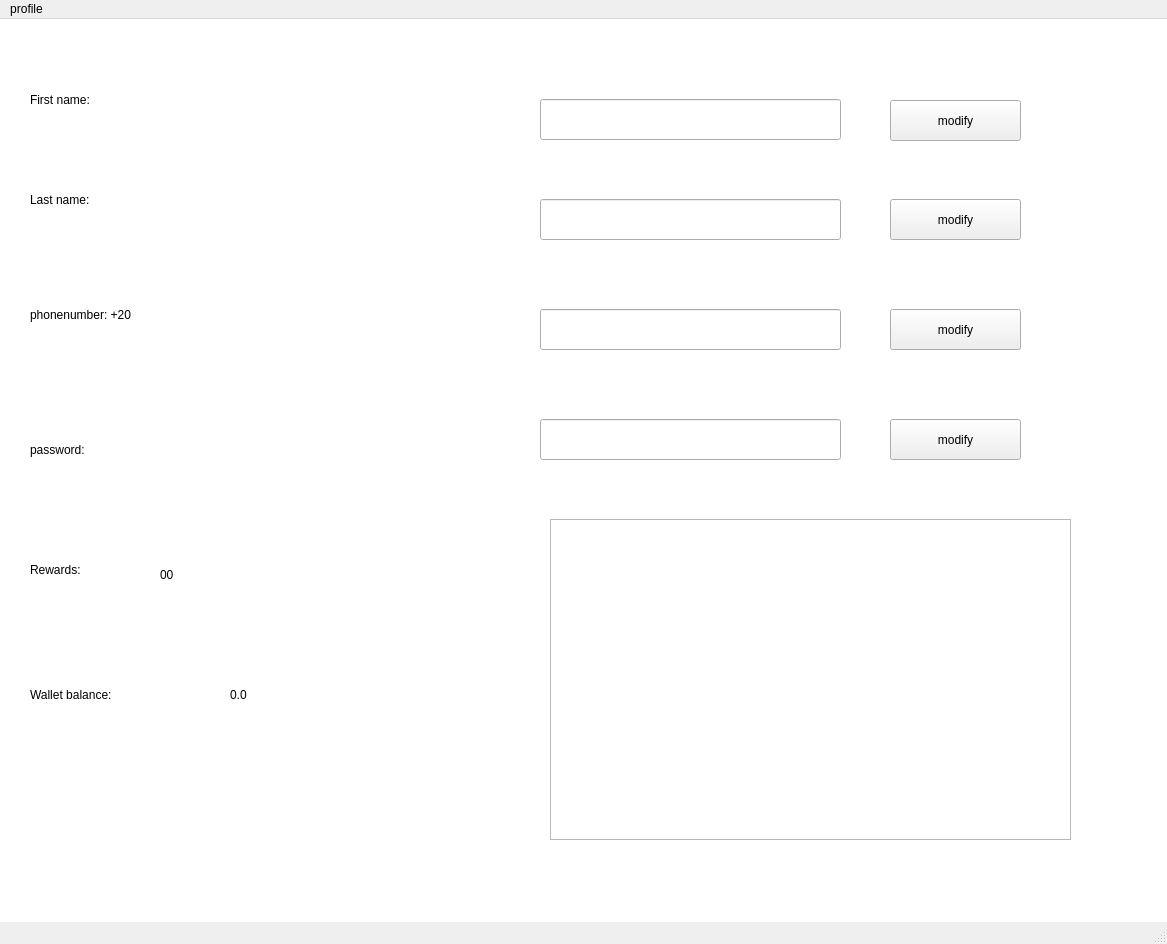
<?xml version="1.0" encoding="UTF-8"?>
<ui version="4.0">
 <class>modify_info</class>
 <widget class="QMainWindow" name="modify_info">
  <property name="geometry">
   <rect>
    <x>0</x>
    <y>0</y>
    <width>1167</width>
    <height>944</height>
   </rect>
  </property>
  <property name="windowTitle">
   <string>MainWindow</string>
  </property>
  <widget class="QWidget" name="centralwidget">
   <widget class="QGraphicsView" name="graphicsView">
    <property name="geometry">
     <rect>
      <x>-90</x>
      <y>-260</y>
      <width>1381</width>
      <height>1341</height>
     </rect>
    </property>
   </widget>
   <widget class="QLabel" name="label">
    <property name="geometry">
     <rect>
      <x>30</x>
      <y>50</y>
      <width>131</width>
      <height>61</height>
     </rect>
    </property>
    <property name="text">
     <string>First name:</string>
    </property>
   </widget>
   <widget class="QLabel" name="label_2">
    <property name="geometry">
     <rect>
      <x>30</x>
      <y>150</y>
      <width>141</width>
      <height>61</height>
     </rect>
    </property>
    <property name="text">
     <string>Last name:</string>
    </property>
   </widget>
   <widget class="QLabel" name="label_3">
    <property name="geometry">
     <rect>
      <x>30</x>
      <y>270</y>
      <width>261</width>
      <height>51</height>
     </rect>
    </property>
    <property name="text">
     <string>phonenumber: +20</string>
    </property>
   </widget>
   <widget class="QLabel" name="label_4">
    <property name="geometry">
     <rect>
      <x>30</x>
      <y>390</y>
      <width>141</width>
      <height>81</height>
     </rect>
    </property>
    <property name="text">
     <string>password:</string>
    </property>
   </widget>
   <widget class="QLineEdit" name="fname_new">
    <property name="geometry">
     <rect>
      <x>540</x>
      <y>80</y>
      <width>301</width>
      <height>41</height>
     </rect>
    </property>
   </widget>
   <widget class="QLineEdit" name="lname_new">
    <property name="geometry">
     <rect>
      <x>540</x>
      <y>180</y>
      <width>301</width>
      <height>41</height>
     </rect>
    </property>
   </widget>
   <widget class="QLineEdit" name="phone_new">
    <property name="geometry">
     <rect>
      <x>540</x>
      <y>290</y>
      <width>301</width>
      <height>41</height>
     </rect>
    </property>
   </widget>
   <widget class="QLineEdit" name="pass_new">
    <property name="geometry">
     <rect>
      <x>540</x>
      <y>400</y>
      <width>301</width>
      <height>41</height>
     </rect>
    </property>
   </widget>
   <widget class="QLabel" name="label_5">
    <property name="geometry">
     <rect>
      <x>30</x>
      <y>520</y>
      <width>111</width>
      <height>61</height>
     </rect>
    </property>
    <property name="text">
     <string>Rewards:</string>
    </property>
   </widget>
   <widget class="QLabel" name="rewards_output">
    <property name="geometry">
     <rect>
      <x>160</x>
      <y>530</y>
      <width>131</width>
      <height>51</height>
     </rect>
    </property>
    <property name="text">
     <string>00</string>
    </property>
   </widget>
   <widget class="QPushButton" name="modify_fname">
    <property name="geometry">
     <rect>
      <x>890</x>
      <y>81</y>
      <width>131</width>
      <height>41</height>
     </rect>
    </property>
    <property name="text">
     <string>modify</string>
    </property>
   </widget>
   <widget class="QPushButton" name="modify_lname">
    <property name="geometry">
     <rect>
      <x>890</x>
      <y>180</y>
      <width>131</width>
      <height>41</height>
     </rect>
    </property>
    <property name="text">
     <string>modify</string>
    </property>
   </widget>
   <widget class="QPushButton" name="modify_phone">
    <property name="geometry">
     <rect>
      <x>890</x>
      <y>290</y>
      <width>131</width>
      <height>41</height>
     </rect>
    </property>
    <property name="text">
     <string>modify</string>
    </property>
   </widget>
   <widget class="QPushButton" name="modify_pass">
    <property name="geometry">
     <rect>
      <x>890</x>
      <y>400</y>
      <width>131</width>
      <height>41</height>
     </rect>
    </property>
    <property name="text">
     <string>modify</string>
    </property>
   </widget>
   <widget class="QLabel" name="label_6">
    <property name="geometry">
     <rect>
      <x>30</x>
      <y>640</y>
      <width>181</width>
      <height>71</height>
     </rect>
    </property>
    <property name="text">
     <string>Wallet balance:</string>
    </property>
   </widget>
   <widget class="QLabel" name="walletbalance_output">
    <property name="geometry">
     <rect>
      <x>230</x>
      <y>640</y>
      <width>71</width>
      <height>71</height>
     </rect>
    </property>
    <property name="text">
     <string>0.0</string>
    </property>
   </widget>
   <widget class="QLabel" name="label_7">
    <property name="geometry">
     <rect>
      <x>550</x>
      <y>500</y>
      <width>521</width>
      <height>321</height>
     </rect>
    </property>
    <property name="frameShape">
     <enum>QFrame::StyledPanel</enum>
    </property>
    <property name="text">
     <string/>
    </property>
    <property name="pixmap">
     <pixmap>../intro to eng/31WJggtqtXL.jpg</pixmap>
    </property>
   </widget>
   <widget class="QPushButton" name="setcreditcard">
    <property name="geometry">
     <rect>
      <x>550</x>
      <y>500</y>
      <width>521</width>
      <height>321</height>
     </rect>
    </property>
    <property name="text">
     <string/>
    </property>
    <property name="flat">
     <bool>true</bool>
    </property>
   </widget>
   <widget class="QLabel" name="fname_label">
    <property name="geometry">
     <rect>
      <x>176</x>
      <y>53</y>
      <width>151</width>
      <height>51</height>
     </rect>
    </property>
    <property name="text">
     <string/>
    </property>
   </widget>
   <widget class="QLabel" name="lname_label">
    <property name="geometry">
     <rect>
      <x>180</x>
      <y>160</y>
      <width>151</width>
      <height>51</height>
     </rect>
    </property>
    <property name="text">
     <string/>
    </property>
   </widget>
   <widget class="QLabel" name="phone_label">
    <property name="geometry">
     <rect>
      <x>270</x>
      <y>270</y>
      <width>201</width>
      <height>51</height>
     </rect>
    </property>
    <property name="text">
     <string/>
    </property>
   </widget>
   <widget class="QLabel" name="pass_label">
    <property name="geometry">
     <rect>
      <x>180</x>
      <y>400</y>
      <width>191</width>
      <height>71</height>
     </rect>
    </property>
    <property name="text">
     <string/>
    </property>
   </widget>
  </widget>
  <widget class="QMenuBar" name="menubar">
   <property name="geometry">
    <rect>
     <x>0</x>
     <y>0</y>
     <width>1167</width>
     <height>21</height>
    </rect>
   </property>
   <widget class="QMenu" name="menuprofile">
    <property name="title">
     <string>profile</string>
    </property>
   </widget>
   <addaction name="menuprofile"/>
  </widget>
  <widget class="QStatusBar" name="statusbar"/>
 </widget>
 <resources/>
 <connections/>
</ui>
